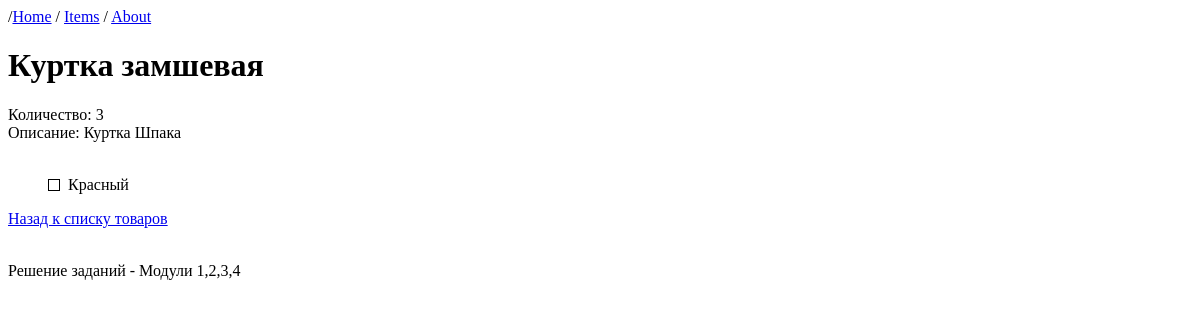
/item/1, run on an earlier commit of the app's database.
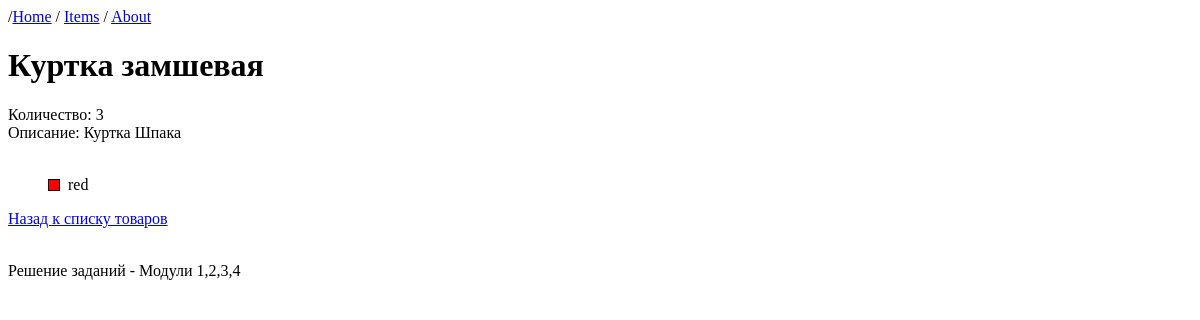
And on a later commit of the database.
### MainApp/models.py (models this page shows, shortened)
class Item(models.Model):
    name = models.CharField(max_length=100)
    brand = models.CharField(max_length=100)
    count = models.PositiveIntegerField()
    description = models.TextField(max_length=200, default="Базовое описание")
    colors = models.ManyToManyField(to=Color)

class Color(models.Model):
    name = models.CharField(max_length=32)

### MainApp/views.py (the view)
# urls.py: path('item/<int:item_id>', views.get_item, name='item-detail'),
def get_item(request, item_id):
    try:
        item = Item.objects.get(id=item_id)
        colors = []
        if item.colors.exists():
            colors = item.colors.all()
    except Item.DoesNotExist:
        return HttpResponseNotFound(f'Item with id={item_id} not found')
    else:
        context = {
            "item": item,
            "colors": colors
        }
        return render(request, "item-page.html", context)

### templates/item-page.html (shortened to what this page needs)
{% extends 'base.html' %}
{% load static %}
{% block style %}
    <link rel="stylesheet" href="{% static 'style.css' %}">
{% endblock %}
{% block content %}
{% include 'header.html' %}
    <h1>{{ item.name }} </h1>
    <div>
        Количество: {{ item.count | default:"Товар отсутствует на складе" }}
    </div>
    <div>
        Описание: {{ item.description }}
    </div>
    <br>
    <ul class="ul_no_mark">
    {% for color in colors %}
        <li><div class="div_color" style="background-color:{{color.name}};"></div>&nbsp;&nbsp;{{ color.name }}</li>
    {% endfor %}
    </ul>
    <a href="{% url 'items-list' %}"> Назад к списку товаров </a>
{% include 'footer.html' %}
{% endblock %}

### templates/base.html (shortened to what this page needs)
<!DOCTYPE html>
<html lang="en">
<head>
    {% block style %}
    {% endblock %}
</head>
<body>
    {% block content %}
    {% endblock %}
</body>
</html>

### templates/header.html
<header>
    /<a href="{% url 'home' %}">Home</a> / <a href="{% url 'items-list' %}"> Items</a> / <a href="{% url 'about' %}"> About</a>
</header>

### templates/footer.html
<br><br>
<p>Решение заданий - Модули 1,2,3,4</p>

### static/style.css (style rules this page uses)
.ul_no_mark { list-style-type: none }
.div_color { border:1px solid #000; width:10px; height:10px; margin-top:3px; float:left; }

What changed in the data, as far as the page shows it:
changed Color: name "Красный" → "red"
